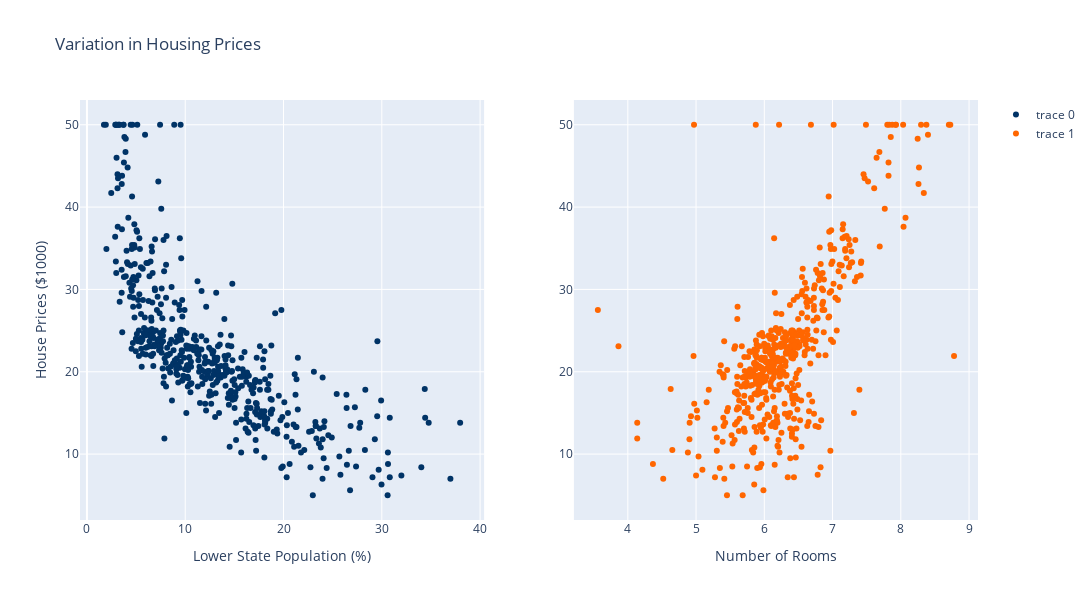

Notebook cell for this chart:
### Code cell
import plotly.express as px
from plotly.subplots import make_subplots
import plotly.graph_objs as go

fig = make_subplots(
rows=1, cols=2
# subplot_titles=("Plot 1", "Plot 2", "Plot 3", "Plot 4")
)

fig.add_trace(
    go.Scatter(x=bos_df["LSTAT"],y=bos_df['PRICE'],mode='markers',
    marker=dict(
            color="#003366"),
        line=dict(color="#003366",width=1)),
    row=1, col=1
)

fig.add_trace(
    go.Scatter(x=bos_df['RM'],y=bos_df['PRICE'],mode='markers',
    marker=dict(
            color="#FF6600"),
        line=dict(color="#FF6600",width=1)),
    row=1, col=2
)

# Update xaxis properties
fig.update_xaxes(title_text="Lower State Population (%)", row=1, col=1)
fig.update_xaxes(title_text="Number of Rooms", row=1, col=2)

# Update yaxis properties
fig.update_yaxes(title_text="House Prices ($1000)", row=1, col=1)
# fig.update_yaxes(title_text="yaxis 2 title", range=[40, 80], row=1, col=2)
# Update title and height
fig.update_layout(height=600, width=1400, title_text="Variation in Housing Prices")
output_file="app/static/baseimage.svg"
fig.write_image(output_file,width=1200,engine="kaleido")
fig.show()

### Figure 1 — Plotly figure (JSON) as saved in the notebook; plotly's stock layout.template omitted (floating-point values rounded to 4 significant figures; data arrays with more than 128 entries replaced by an {"elided": "..."} marker saying what was removed)
{"data": [{"line": {"color": "#003366", "width": 1}, "marker": {"color": "#003366"}, "mode": "markers", "type": "scatter", "x": {"elided": "506 float values"}, "xaxis": "x", "y": {"elided": "506 float values"}, "yaxis": "y"}, {"line": {"color": "#FF6600", "width": 1}, "marker": {"color": "#FF6600"}, "mode": "markers", "type": "scatter", "x": {"elided": "506 float values"}, "xaxis": "x2", "y": {"elided": "506 float values"}, "yaxis": "y2"}], "layout": {"height": 600, "title": {"text": "Variation in Housing Prices"}, "width": 1400, "xaxis": {"anchor": "y", "domain": [0, 0.45], "title": {"text": "Lower State Population (%)"}}, "xaxis2": {"anchor": "y2", "domain": [0.55, 1], "title": {"text": "Number of Rooms"}}, "yaxis": {"anchor": "x", "domain": [0, 1], "title": {"text": "House Prices ($1000)"}}, "yaxis2": {"anchor": "x2", "domain": [0, 1]}}}
